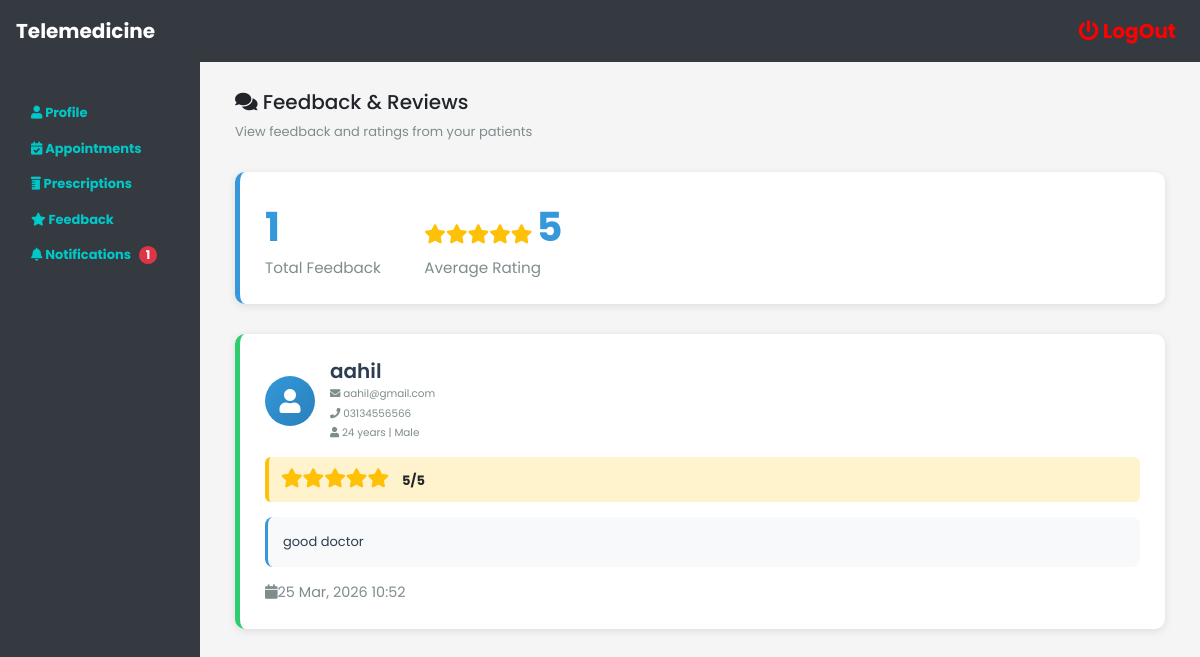
The page /doctor/feedback.php (signed in) on the database its author committed.
### tables this page shows
CREATE TABLE `feedback` (
  `fid` int(11) NOT NULL,
  `doctorid` int(11) NOT NULL,
  `patientid` int(11) NOT NULL,
  `rating` int(11) DEFAULT 5,
  `message` longtext DEFAULT NULL,
  `created_at` timestamp NOT NULL DEFAULT current_timestamp(),
  `updated_at` timestamp NOT NULL DEFAULT current_timestamp() ON UPDATE current_timestamp()
);

CREATE TABLE `patient` (
  `sid` int(11) NOT NULL,
  `name` varchar(255) NOT NULL,
  `email` varchar(255) NOT NULL,
  `password` varchar(255) NOT NULL,
  `phone` varchar(255) NOT NULL,
  `age` int(11) DEFAULT NULL,
  `gender` varchar(50) DEFAULT NULL,
  `contact` varchar(255) DEFAULT NULL,
  `medical_history` text DEFAULT NULL
);

### doctor/feedback.php (the view, shortened to what this page needs)
<?php
include '../conn.php';
$current_doctor_id = $_SESSION['tid'];
$feedback_query = "SELECT f.fid, f.rating, f.message, f.created_at, p.name as patient_name, p.email as patient_email, p.phone as patient_phone, p.age, p.gender
                   FROM feedback f
                   INNER JOIN patient p ON f.patientid = p.sid
                   WHERE f.doctorid = '$current_doctor_id'
                   ORDER BY f.created_at DESC";
$feedback_result = mysqli_query($conn, $feedback_query);
$total_feedback = mysqli_num_rows($feedback_result);
$avg_query = "SELECT AVG(rating) as avg_rating FROM feedback WHERE doctorid = '$current_doctor_id'";
$avg_result = mysqli_query($conn, $avg_query);
$avg_data = mysqli_fetch_array($avg_result);
$avg_rating = $avg_data['avg_rating'] ? round($avg_data['avg_rating'], 1) : 0;
?>
<!DOCTYPE html>
<html lang="en">
<head>
</head>
<body>
<div class="container-fluid">
    <div class="row">
        <div class="col-md-2">
            <?php include 'sidebar.php'; ?>
        </div>
        <div class="col-md-10">
            <div class="feedback-container">
                <div class="title-header">
                    <h5><i class="fas fa-comments me-2"></i> Feedback & Reviews</h5>
                    <p>View feedback and ratings from your patients</p>
                </div>
                <?php if ($total_feedback > 0): ?>
                    <div class="stats-header">
                        <div class="stat-item">
                            <div class="stat-number"><?php echo $total_feedback; ?></div>
                            <div class="stat-label">Total Feedback</div>
                        </div>
                        <div class="stat-item">
                            <div class="stat-number">
                                <span class="stars">
                                    <?php
                                    for ($i = 0; $i < floor($avg_rating); $i++) {
                                        echo '<i class="fas fa-star"></i>';
                                    }
                                    ?>
                                </span>
                                <?php echo $avg_rating; ?>
                            </div>
                            <div class="stat-label">Average Rating</div>
                        </div>
                    </div>
                <?php endif; ?>
                <?php if ($total_feedback > 0): ?>
                    <?php while ($feedback = mysqli_fetch_array($feedback_result)): ?>
                        <div class="feedback-card">
                            <div class="feedback-header">
                                <div class="patient-info">
                                    <div class="patient-avatar">
                                        <i class="fas fa-user"></i>
                                    </div>
                                    <div class="patient-details">
                                        <h5><?php echo htmlspecialchars($feedback['patient_name']); ?></h5>
                                        <small><i class="fas fa-envelope me-1"></i> <?php echo htmlspecialchars($feedback['patient_email']); ?></small><br>
                                        <small><i class="fas fa-phone me-1"></i> <?php echo htmlspecialchars($feedback['patient_phone']); ?></small><br>
                                        <small><i class="fas fa-user me-1"></i> <?php echo $feedback['age']; ?> years | <?php echo htmlspecialchars($feedback['gender']); ?></small>
                                    </div>
                                </div>
                            </div>
                            <div class="feedback-rating">
                                <span class="stars">
                                    <?php
                                    for ($i = 0; $i < $feedback['rating']; $i++) {
                                        echo '<i class="fas fa-star"></i>';
                                    }
                                    ?>
                                </span>
                                <strong><?php echo $feedback['rating']; ?>/5</strong>
                            </div>
                            <div class="feedback-message">
                                <?php echo nl2br(htmlspecialchars($feedback['message'])); ?>
                            </div>
                            <div class="feedback-meta">
                                <span><i class="fas fa-calendar me-1"></i><?php echo date('d M, Y H:i', strtotime($feedback['created_at'])); ?></span>
                            </div>
                        </div>
                    <?php endwhile; ?>
                <?php endif; ?>
            </div>
        </div>
    </div>
</div>
</body>
</html>

### style.css (style rules this page uses)
body { font-family: Arial, sans-serif; margin: 0; padding: 0; background-color: #f5f5f5; }

### doctor/feedback.php (style rules this page uses)
:root { --primary-color: #3498db; --secondary-color: #2ecc71; --dark-color: #2c3e50; --accent-color: #e74c3c; --light-bg: #ecf0f1; }
body { font-family: 'Poppins', sans-serif; background-color: #f5f5f5; }
.feedback-container { margin-top: 90px; margin-left: 20px; margin-right: 20px; }
.stats-header { background: white; padding: 25px; border-radius: 10px; margin-bottom: 30px; box-shadow: 0 2px 8px rgba(0,0,0,0.1); border-left: 5px solid var(--primary-color); }
.stat-item { display: inline-block; margin-right: 40px; }
.stat-number { font-size: 2.5rem; font-weight: 700; color: var(--primary-color); }
.stat-label { color: #7f8c8d; font-size: 0.95rem; }
.stars { color: #ffc107; font-size: 1.2rem; }
.feedback-card { background: white; border-radius: 10px; padding: 25px; margin-bottom: 20px; box-shadow: 0 2px 8px rgba(0,0,0,0.1); border-left: 5px solid var(--secondary-color); transition: all 0.3s ease; }
.feedback-header { display: flex; justify-content: space-between; align-items: center; margin-bottom: 15px; }
.patient-info { display: flex; align-items: center; gap: 15px; }
.patient-avatar { width: 50px; height: 50px; background: linear-gradient(135deg, var(--primary-color), #2980b9); border-radius: 50%; display: flex; align-items: center; justify-content: center; color: white; font-size: 24px; }
.patient-details h5 { margin: 0; color: var(--dark-color); font-weight: 600; }
.patient-details small { color: #7f8c8d; }
.feedback-rating { background: #fff3cd; padding: 8px 12px; border-radius: 6px; border-left: 4px solid #ffc107; }
.feedback-rating .stars { margin-right: 8px; }
.feedback-message { background: #f8f9fa; padding: 15px; border-radius: 8px; margin: 15px 0; color: #2c3e50; line-height: 1.6; border-left: 3px solid var(--primary-color); }
.feedback-meta { display: flex; gap: 20px; margin-top: 15px; font-size: 0.9rem; color: #7f8c8d; }
.title-header { margin-bottom: 30px; }
.title-header p { color: #7f8c8d; }

### doctor/sidebar.php (style rules this page uses)
body { font-family: 'Poppins', sans-serif; margin: 0; padding: 0; background-color: #f5f5f5; font-size: 13px; }

### rows shown on the page
feedback: patientid.name "aahil", patientid.email "aahil@gmail.com", patientid.phone "03134556566", patientid.age "24", patientid.gender "Male", rating "5", message "good doctor", created_at "25 Mar, 2026 10:52"

### other values the page prints
$unread_count "1"
$total_feedback "1"
$avg_rating "5"
